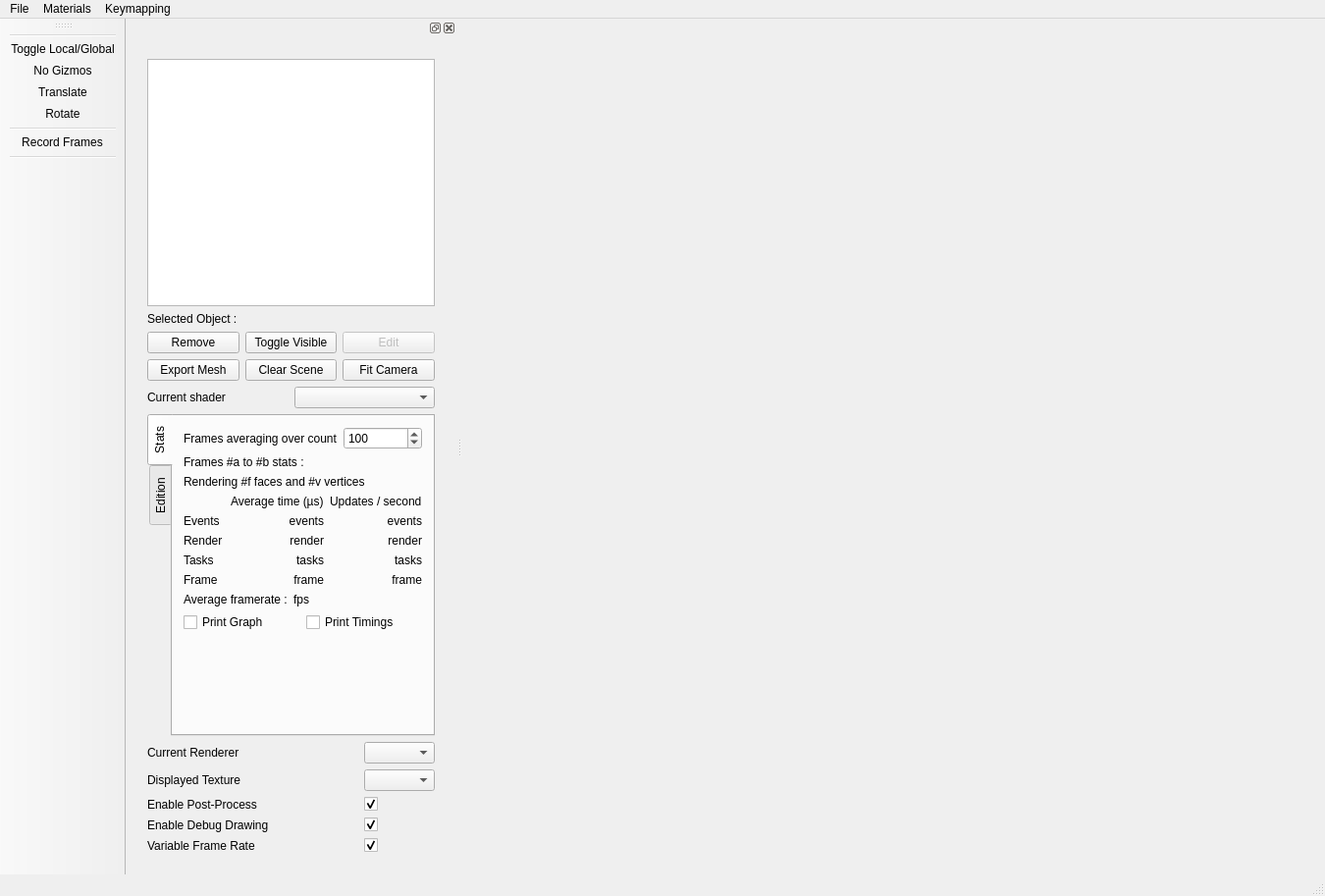
<?xml version="1.0" encoding="UTF-8"?>
<ui version="4.0">
 <class>MainWindow</class>
 <widget class="QMainWindow" name="MainWindow">
  <property name="geometry">
   <rect>
    <x>0</x>
    <y>0</y>
    <width>1350</width>
    <height>913</height>
   </rect>
  </property>
  <property name="sizePolicy">
   <sizepolicy hsizetype="Preferred" vsizetype="Preferred">
    <horstretch>0</horstretch>
    <verstretch>0</verstretch>
   </sizepolicy>
  </property>
  <property name="windowTitle">
   <string>MainWindow</string>
  </property>
  <widget class="QWidget" name="m_centralWidget"/>
  <widget class="QStatusBar" name="_statusBar"/>
  <widget class="QMenuBar" name="menuBar">
   <property name="geometry">
    <rect>
     <x>0</x>
     <y>0</y>
     <width>1350</width>
     <height>28</height>
    </rect>
   </property>
   <widget class="QMenu" name="menuFILE">
    <property name="title">
     <string>File</string>
    </property>
    <addaction name="actionOpenMesh"/>
    <addaction name="separator"/>
    <addaction name="actionExit"/>
   </widget>
   <widget class="QMenu" name="menuMisc">
    <property name="title">
     <string>Materials</string>
    </property>
    <addaction name="actionReload_Shaders"/>
    <addaction name="actionOpen_Material_Editor"/>
   </widget>
   <widget class="QMenu" name="menuKeymapping">
    <property name="title">
     <string>Keymapping</string>
    </property>
    <addaction name="actionReload_configuration"/>
    <addaction name="separator"/>
    <addaction name="actionLoad_configuration_file"/>
    <addaction name="separator"/>
   </widget>
   <addaction name="menuFILE"/>
   <addaction name="menuMisc"/>
   <addaction name="menuKeymapping"/>
  </widget>
  <widget class="QDockWidget" name="dockWidget">
   <attribute name="dockWidgetArea">
    <number>1</number>
   </attribute>
   <widget class="QWidget" name="dockWidgetContents">
    <layout class="QGridLayout" name="gridLayout">
     <item row="0" column="0">
      <widget class="QWidget" name="widget" native="true">
       <layout class="QVBoxLayout" name="verticalLayout_3">
        <item>
         <layout class="QVBoxLayout" name="verticalLayout_2">
          <item>
           <layout class="QVBoxLayout" name="verticalLayout_4">
            <item>
             <widget class="QTreeView" name="m_entitiesTreeView">
              <property name="minimumSize">
               <size>
                <width>0</width>
                <height>150</height>
               </size>
              </property>
              <property name="editTriggers">
               <set>QAbstractItemView::NoEditTriggers</set>
              </property>
              <property name="textElideMode">
               <enum>Qt::ElideRight</enum>
              </property>
             </widget>
            </item>
            <item>
             <layout class="QHBoxLayout" name="selectionLayout">
              <item>
               <widget class="QLabel" name="label_selected">
                <property name="text">
                 <string>Selected Object :</string>
                </property>
               </widget>
              </item>
              <item>
               <widget class="QLabel" name="m_selectedItemName">
                <property name="text">
                 <string/>
                </property>
               </widget>
              </item>
             </layout>
            </item>
            <item>
             <layout class="QGridLayout" name="gridLayout_4">
              <item row="0" column="2">
               <widget class="QPushButton" name="m_editRenderObjectButton">
                <property name="enabled">
                 <bool>false</bool>
                </property>
                <property name="text">
                 <string>Edit</string>
                </property>
               </widget>
              </item>
              <item row="0" column="1">
               <widget class="QPushButton" name="m_toggleRenderObjectButton">
                <property name="text">
                 <string>Toggle Visible</string>
                </property>
               </widget>
              </item>
              <item row="0" column="0">
               <widget class="QPushButton" name="m_removeEntityButton">
                <property name="text">
                 <string>Remove</string>
                </property>
               </widget>
              </item>
              <item row="1" column="0">
               <widget class="QPushButton" name="m_exportMeshButton">
                <property name="text">
                 <string>Export Mesh</string>
                </property>
               </widget>
              </item>
              <item row="1" column="1">
               <widget class="QPushButton" name="m_clearSceneButton">
                <property name="text">
                 <string>Clear Scene</string>
                </property>
               </widget>
              </item>
              <item row="1" column="2">
               <widget class="QPushButton" name="m_fitCameraButton">
                <property name="text">
                 <string>Fit Camera</string>
                </property>
               </widget>
              </item>
             </layout>
            </item>
           </layout>
          </item>
          <item>
           <layout class="QHBoxLayout" name="shaderLayout">
            <item>
             <widget class="QLabel" name="label">
              <property name="text">
               <string>Current shader</string>
              </property>
             </widget>
            </item>
            <item>
             <widget class="QComboBox" name="m_currentShaderBox">
              <item>
               <property name="text">
                <string/>
               </property>
              </item>
              <item>
               <property name="text">
                <string>Plain</string>
               </property>
              </item>
              <item>
               <property name="text">
                <string>BlinnPhong</string>
               </property>
              </item>
              <item>
               <property name="text">
                <string>LinesGeom</string>
               </property>
              </item>
              <item>
               <property name="text">
                <string>Lines</string>
               </property>
              </item>
             </widget>
            </item>
           </layout>
          </item>
          <item>
           <widget class="QTabWidget" name="toolBox">
            <property name="minimumSize">
             <size>
              <width>250</width>
              <height>0</height>
             </size>
            </property>
            <property name="maximumSize">
             <size>
              <width>16777215</width>
              <height>500</height>
             </size>
            </property>
            <property name="tabPosition">
             <enum>QTabWidget::West</enum>
            </property>
            <property name="currentIndex">
             <number>0</number>
            </property>
            <widget class="QWidget" name="tab_stats">
             <attribute name="title">
              <string>Stats</string>
             </attribute>
             <layout class="QVBoxLayout" name="verticalLayout_10">
              <item>
               <layout class="QFormLayout" name="formLayout_6">
                <item row="0" column="0">
                 <widget class="QLabel" name="label_23">
                  <property name="text">
                   <string>Frames averaging over count</string>
                  </property>
                 </widget>
                </item>
                <item row="0" column="1">
                 <widget class="QSpinBox" name="m_avgFramesCount">
                  <property name="minimum">
                   <number>1</number>
                  </property>
                  <property name="maximum">
                   <number>1000</number>
                  </property>
                  <property name="singleStep">
                   <number>10</number>
                  </property>
                  <property name="value">
                   <number>100</number>
                  </property>
                 </widget>
                </item>
               </layout>
              </item>
              <item>
               <widget class="QLabel" name="m_frameA2BLabel">
                <property name="text">
                 <string>Frames #a to #b stats :</string>
                </property>
               </widget>
              </item>
              <item>
               <widget class="QLabel" name="m_labelCount">
                <property name="text">
                 <string>Rendering #f faces and #v vertices</string>
                </property>
               </widget>
              </item>
              <item>
               <layout class="QGridLayout" name="gridLayout_6">
                <item row="2" column="0">
                 <widget class="QLabel" name="label_26">
                  <property name="text">
                   <string>Render</string>
                  </property>
                 </widget>
                </item>
                <item row="0" column="0">
                 <widget class="QLabel" name="label_25">
                  <property name="text">
                   <string/>
                  </property>
                 </widget>
                </item>
                <item row="3" column="0">
                 <widget class="QLabel" name="label_27">
                  <property name="text">
                   <string>Tasks</string>
                  </property>
                 </widget>
                </item>
                <item row="0" column="1">
                 <widget class="QLabel" name="label_29">
                  <property name="text">
                   <string>Average time (µs)</string>
                  </property>
                 </widget>
                </item>
                <item row="4" column="0">
                 <widget class="QLabel" name="label_28">
                  <property name="text">
                   <string>Frame</string>
                  </property>
                 </widget>
                </item>
                <item row="0" column="2">
                 <widget class="QLabel" name="label_30">
                  <property name="text">
                   <string>Updates / second</string>
                  </property>
                 </widget>
                </item>
                <item row="2" column="2">
                 <widget class="QLabel" name="m_renderUpdates">
                  <property name="text">
                   <string>render</string>
                  </property>
                  <property name="alignment">
                   <set>Qt::AlignRight|Qt::AlignTrailing|Qt::AlignVCenter</set>
                  </property>
                 </widget>
                </item>
                <item row="3" column="2">
                 <widget class="QLabel" name="m_tasksUpdates">
                  <property name="text">
                   <string>tasks</string>
                  </property>
                  <property name="alignment">
                   <set>Qt::AlignRight|Qt::AlignTrailing|Qt::AlignVCenter</set>
                  </property>
                 </widget>
                </item>
                <item row="4" column="2">
                 <widget class="QLabel" name="m_frameUpdates">
                  <property name="text">
                   <string>frame</string>
                  </property>
                  <property name="alignment">
                   <set>Qt::AlignRight|Qt::AlignTrailing|Qt::AlignVCenter</set>
                  </property>
                 </widget>
                </item>
                <item row="2" column="1">
                 <widget class="QLabel" name="m_renderTime">
                  <property name="text">
                   <string>render</string>
                  </property>
                  <property name="alignment">
                   <set>Qt::AlignRight|Qt::AlignTrailing|Qt::AlignVCenter</set>
                  </property>
                 </widget>
                </item>
                <item row="3" column="1">
                 <widget class="QLabel" name="m_tasksTime">
                  <property name="text">
                   <string>tasks</string>
                  </property>
                  <property name="alignment">
                   <set>Qt::AlignRight|Qt::AlignTrailing|Qt::AlignVCenter</set>
                  </property>
                 </widget>
                </item>
                <item row="4" column="1">
                 <widget class="QLabel" name="m_frameTime">
                  <property name="text">
                   <string>frame</string>
                  </property>
                  <property name="alignment">
                   <set>Qt::AlignRight|Qt::AlignTrailing|Qt::AlignVCenter</set>
                  </property>
                 </widget>
                </item>
                <item row="1" column="0">
                 <widget class="QLabel" name="label_4">
                  <property name="text">
                   <string>Events</string>
                  </property>
                 </widget>
                </item>
                <item row="1" column="1">
                 <widget class="QLabel" name="m_eventsTime">
                  <property name="text">
                   <string>events</string>
                  </property>
                  <property name="alignment">
                   <set>Qt::AlignRight|Qt::AlignTrailing|Qt::AlignVCenter</set>
                  </property>
                  <property name="events" stdset="0">
                   <string>render</string>
                  </property>
                 </widget>
                </item>
                <item row="1" column="2">
                 <widget class="QLabel" name="m_eventsUpdates">
                  <property name="text">
                   <string>events</string>
                  </property>
                  <property name="alignment">
                   <set>Qt::AlignRight|Qt::AlignTrailing|Qt::AlignVCenter</set>
                  </property>
                 </widget>
                </item>
               </layout>
              </item>
              <item>
               <layout class="QFormLayout" name="formLayout_7">
                <item row="1" column="0">
                 <widget class="QLabel" name="label_24">
                  <property name="text">
                   <string>Average framerate :</string>
                  </property>
                 </widget>
                </item>
                <item row="1" column="1">
                 <widget class="QLabel" name="m_avgFramerate">
                  <property name="text">
                   <string>fps</string>
                  </property>
                 </widget>
                </item>
               </layout>
              </item>
              <item>
               <layout class="QHBoxLayout" name="horizontalLayout">
                <property name="bottomMargin">
                 <number>0</number>
                </property>
                <item>
                 <widget class="QCheckBox" name="m_printGraph">
                  <property name="text">
                   <string>Print Graph</string>
                  </property>
                 </widget>
                </item>
                <item>
                 <widget class="QCheckBox" name="m_printTimings">
                  <property name="text">
                   <string>Print Timings</string>
                  </property>
                 </widget>
                </item>
               </layout>
              </item>
              <item>
               <spacer name="verticalSpacer">
                <property name="orientation">
                 <enum>Qt::Vertical</enum>
                </property>
                <property name="sizeHint" stdset="0">
                 <size>
                  <width>20</width>
                  <height>40</height>
                 </size>
                </property>
               </spacer>
              </item>
             </layout>
            </widget>
            <widget class="Ra::Gui::TransformEditorWidget" name="tab_edition">
             <attribute name="title">
              <string>Edition</string>
             </attribute>
            </widget>
           </widget>
          </item>
         </layout>
        </item>
        <item>
         <layout class="QGridLayout" name="gridLayout_3" rowstretch="0,0,0,0,0" columnstretch="1,0">
          <item row="3" column="0">
           <widget class="QLabel" name="label_6">
            <property name="text">
             <string>Enable Debug Drawing</string>
            </property>
           </widget>
          </item>
          <item row="1" column="0">
           <widget class="QLabel" name="label_2">
            <property name="text">
             <string>Displayed Texture</string>
            </property>
           </widget>
          </item>
          <item row="2" column="1">
           <widget class="QCheckBox" name="m_enablePostProcess">
            <property name="enabled">
             <bool>true</bool>
            </property>
            <property name="text">
             <string/>
            </property>
            <property name="checked">
             <bool>true</bool>
            </property>
            <property name="tristate">
             <bool>false</bool>
            </property>
           </widget>
          </item>
          <item row="4" column="1">
           <widget class="QCheckBox" name="m_realFrameRate">
            <property name="enabled">
             <bool>true</bool>
            </property>
            <property name="text">
             <string/>
            </property>
            <property name="checked">
             <bool>true</bool>
            </property>
            <property name="tristate">
             <bool>false</bool>
            </property>
           </widget>
          </item>
          <item row="3" column="1">
           <widget class="QCheckBox" name="m_enableDebugDraw">
            <property name="enabled">
             <bool>true</bool>
            </property>
            <property name="text">
             <string/>
            </property>
            <property name="checked">
             <bool>true</bool>
            </property>
            <property name="tristate">
             <bool>false</bool>
            </property>
           </widget>
          </item>
          <item row="2" column="0">
           <widget class="QLabel" name="label_5">
            <property name="text">
             <string>Enable Post-Process</string>
            </property>
           </widget>
          </item>
          <item row="4" column="0">
           <widget class="QLabel" name="label_7">
            <property name="text">
             <string>Variable Frame Rate</string>
            </property>
           </widget>
          </item>
          <item row="1" column="1">
           <widget class="QComboBox" name="m_displayedTextureCombo"/>
          </item>
          <item row="0" column="0">
           <widget class="QLabel" name="label_8">
            <property name="text">
             <string>Current Renderer</string>
            </property>
           </widget>
          </item>
          <item row="0" column="1">
           <widget class="QComboBox" name="m_currentRendererCombo"/>
          </item>
         </layout>
        </item>
       </layout>
      </widget>
     </item>
    </layout>
   </widget>
  </widget>
  <widget class="QToolBar" name="toolBar">
   <property name="windowTitle">
    <string>toolBar</string>
   </property>
   <attribute name="toolBarArea">
    <enum>LeftToolBarArea</enum>
   </attribute>
   <attribute name="toolBarBreak">
    <bool>false</bool>
   </attribute>
   <addaction name="separator"/>
   <addaction name="actionToggle_Local_Global"/>
   <addaction name="actionGizmoOff"/>
   <addaction name="actionGizmoTranslate"/>
   <addaction name="actionGizmoRotate"/>
   <addaction name="separator"/>
   <addaction name="actionRecord_Frames"/>
   <addaction name="separator"/>
  </widget>
  <action name="actionOpenMesh">
   <property name="text">
    <string>Open...</string>
   </property>
   <property name="toolTip">
    <string>Open...</string>
   </property>
   <property name="shortcut">
    <string>Ctrl+O</string>
   </property>
  </action>
  <action name="actionExit">
   <property name="text">
    <string>Exit</string>
   </property>
   <property name="shortcut">
    <string>Ctrl+Q</string>
   </property>
  </action>
  <action name="actionReload_Shaders">
   <property name="text">
    <string>Reload Shaders</string>
   </property>
   <property name="shortcut">
    <string>Ctrl+R</string>
   </property>
  </action>
  <action name="actionGizmoTranslate">
   <property name="checkable">
    <bool>false</bool>
   </property>
   <property name="icon">
    <iconset>
     <normalon>:/Assets/Images/translate.png</normalon>
    </iconset>
   </property>
   <property name="text">
    <string>Translate</string>
   </property>
   <property name="toolTip">
    <string>Translate selected object</string>
   </property>
  </action>
  <action name="actionGizmoRotate">
   <property name="checkable">
    <bool>false</bool>
   </property>
   <property name="icon">
    <iconset>
     <normalon>:/Assets/Images/rotate.png</normalon>
    </iconset>
   </property>
   <property name="text">
    <string>Rotate</string>
   </property>
   <property name="toolTip">
    <string>Rotate selected object</string>
   </property>
  </action>
  <action name="actionToggle_Local_Global">
   <property name="checkable">
    <bool>true</bool>
   </property>
   <property name="icon">
    <iconset>
     <normalon>:/Assets/Images/gizmo.png</normalon>
    </iconset>
   </property>
   <property name="text">
    <string>Toggle Local/Global</string>
   </property>
   <property name="toolTip">
    <string>Changes the transform edition mode</string>
   </property>
  </action>
  <action name="actionGizmoOff">
   <property name="checkable">
    <bool>false</bool>
   </property>
   <property name="checked">
    <bool>false</bool>
   </property>
   <property name="icon">
    <iconset>
     <normalon>:/Assets/Images/select.png</normalon>
    </iconset>
   </property>
   <property name="text">
    <string>No Gizmos</string>
   </property>
   <property name="toolTip">
    <string>Disable transform gizmo.</string>
   </property>
  </action>
  <action name="actionOpen_Material_Editor">
   <property name="text">
    <string>Open Material Editor</string>
   </property>
   <property name="shortcut">
    <string>Alt+M</string>
   </property>
  </action>
  <action name="actionRecord_Frames">
   <property name="checkable">
    <bool>true</bool>
   </property>
   <property name="icon">
    <iconset resource="../../../../icons.qrc">
     <normaloff>:/Assets/Images/rec.png</normaloff>
     <normalon>:/Assets/Images/rec_on.png</normalon>:/Assets/Images/rec.png</iconset>
   </property>
   <property name="text">
    <string>Record Frames</string>
   </property>
  </action>
  <action name="actionReload_configuration">
   <property name="text">
    <string>Reload configuration</string>
   </property>
   <property name="shortcut">
    <string>Ctrl+Shift+R</string>
   </property>
  </action>
  <action name="actionLoad_configuration_file">
   <property name="text">
    <string>Load configuration file...</string>
   </property>
   <property name="shortcut">
    <string>Ctrl+Shift+O</string>
   </property>
  </action>
  <action name="actionEdit_keymap">
   <property name="text">
    <string>Edit keymap</string>
   </property>
  </action>
 </widget>
 <layoutdefault spacing="6" margin="11"/>
 <customwidgets>
  <customwidget>
   <class>Ra::Gui::TransformEditorWidget</class>
   <extends>QWidget</extends>
   <header>Gui/TransformEditorWidget.hpp</header>
   <container>1</container>
  </customwidget>
 </customwidgets>
 <resources>
  <include location="../../../../icons.qrc"/>
 </resources>
 <connections>
  <connection>
   <sender>actionExit</sender>
   <signal>triggered()</signal>
   <receiver>MainWindow</receiver>
   <slot>close()</slot>
   <hints>
    <hint type="sourcelabel">
     <x>-1</x>
     <y>-1</y>
    </hint>
    <hint type="destinationlabel">
     <x>518</x>
     <y>373</y>
    </hint>
   </hints>
  </connection>
 </connections>
</ui>
